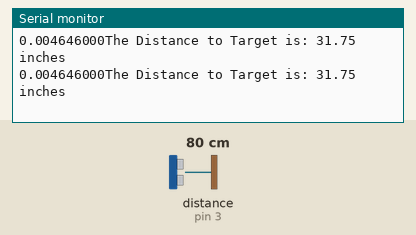
This sketch was run on a simulated Arduino Uno, built with avr-gcc and run on an emulated ATmega328P. Shown: the last lines printed to the serial monitor. Wiring (inferred from the names in the program): ultrasonic range finder: trigger pin 2; echo pin 3. The test bench sets the inputs (shaded band); at power-on: distance to the obstacle (sensor on pin 3) 80 cm. The echo pulse lasts 58.3 µs per cm.

Above: at 1.8 s.
1.9 s: distance to the obstacle (sensor on pin 3) set to 2 cm
At 2.8 s:
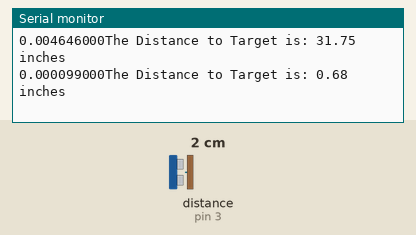
3.4 s: distance to the obstacle (sensor on pin 3) set to 4 cm
At 4.8 s:
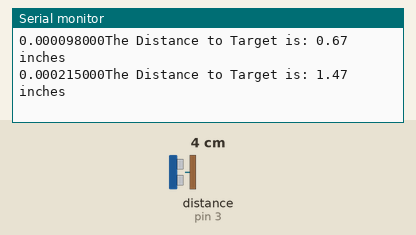
Timing chart, 0 to 6.4 s (numbered marks = the images above; inputs shaded):
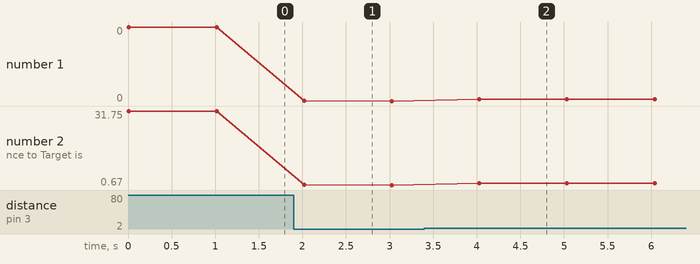

Measured:
- after the input at 1.9 s, the serial monitor: prints a new line after 0.12 s (image 1)
- after the input at 3.4 s, the serial monitor: prints a new line after 0.63 s (image 2)
- plotted number 1: 0 → 0 after the input at 1.9 s, 0 → 0 after the input at 3.4 s
- plotted number 2: 31.75 → 0.67 after the input at 1.9 s, 0.67 → 1.47 after the input at 3.4 s

The sketch:

sketch_TestonSonicSensor.ino
```cpp
int trigPin = 2;
int echoPin = 3;
float pingTime;
float targetDistance;
float speedOfSound = 776.5;

void triggerSonic(){
  digitalWrite(trigPin, LOW);
  delayMicroseconds(2000);
  digitalWrite(trigPin,HIGH);
  delayMicroseconds(15);
  digitalWrite(trigPin, LOW);
  delayMicroseconds(10);
}

void setup() {
  // put your setup code here, to run once:

  Serial.begin(9600);
  pinMode(trigPin, OUTPUT);
  pinMode(echoPin, INPUT);

}

void loop() {
  // put your main code here, to run repeatedly:

  triggerSonic();

  pingTime = pulseIn(echoPin, HIGH);  //pingTime is presented in microceconds
  pingTime=pingTime/1000000; //convert pingTime to seconds by dividing by 1000000 (microseconds in a second)
  Serial.print(pingTime,9);
  pingTime=pingTime/3600; //convert pingtime to hourse by dividing by 3600 (seconds in an hour)
  targetDistance= speedOfSound * pingTime;  //This will be in miles, since speed of sound was miles per hour
  targetDistance=targetDistance/2; //Remember ping travels to target and back from target, so you must divide by 2 for actual target distance.
  targetDistance= targetDistance*63360;    //Convert miles to inches by multipling by 63360 (inches per mile)

  Serial.print("The Distance to Target is: ");
  Serial.print(targetDistance);
  Serial.println(" inches");

  delay(1000);

}
```
